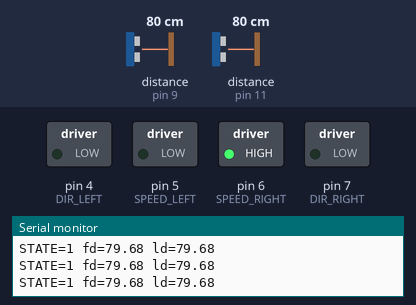
The sketch below on a simulated Arduino Uno, built with avr-gcc and run on an emulated ATmega328P. Parts: switched loads named in the sketch (green lamp = pin HIGH), the last lines printed to the serial monitor. Wiring (inferred from the names in the program): 2 × ultrasonic range finder: trigger pin 8, echo pin 9 / trigger pin 10, echo pin 11. Inputs (shaded band) come from the test bench; at power-on: distance to the obstacle (sensors on pin 11, pin 9) 80 cm. The echo pulse lasts 58.3 µs per cm; pins used as bus, display or sensor lines are not drawn.

Above: at 2.2 s.
2.3 s: distance to the obstacle (sensor on pin 11) set to 4 cm
At 3.1 s:
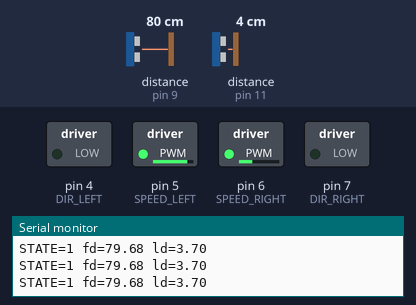
3.8 s: distance to the obstacle (sensor on pin 9) set to 4 cm
At 4.2 s:
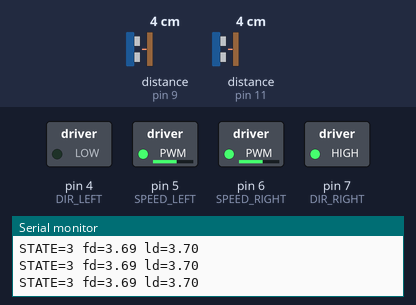
5.3 s: distance to the obstacle (sensor on pin 9) set to 18 cm
At 7.0 s:
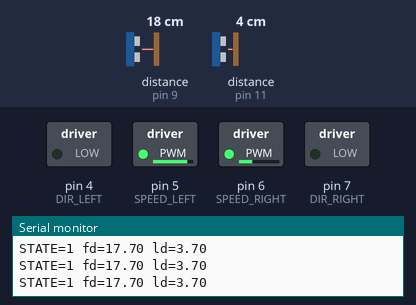
7.9 s: distance to the obstacle (sensor on pin 11) set to 9 cm
At 9.1 s:
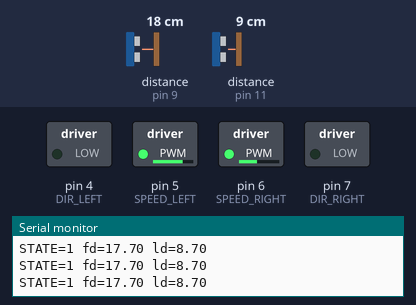
9.4 s: distance to the obstacle (sensor on pin 11) set to 18 cm
At 9.8 s:
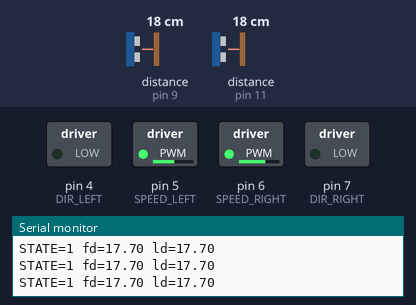
10.9 s: distance to the obstacle (sensor on pin 11) set to 35 cm
At 12.4 s:
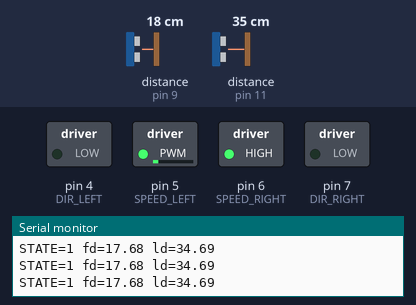
Timing chart, 0 to 13.4 s (numbered marks = the images above; inputs shaded):
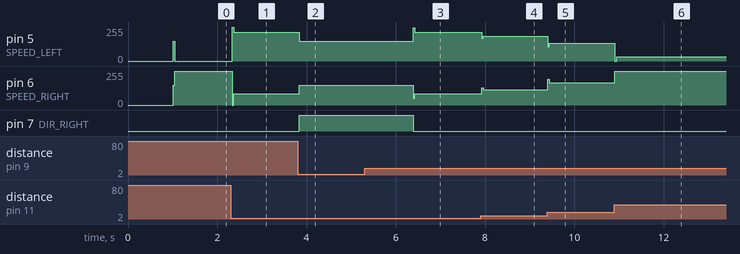

The sketch:

stateMachine.ino
```cpp
// ===================== ПИНЫ МОТОРОВ (MotorShield) =====================
#define SPEED_LEFT   5
#define SPEED_RIGHT  6
#define DIR_LEFT     4
#define DIR_RIGHT    7

#define FORWARD_LEFT   LOW
#define BACKWARD_LEFT  HIGH
#define FORWARD_RIGHT  LOW
#define BACKWARD_RIGHT HIGH

// ===================== ПИНЫ ДАТЧИКОВ (HC-SR04) =====================
// Передний датчик
#define TRIG_FRONT  8
#define ECHO_FRONT  9
// Левый датчик
#define TRIG_LEFT   10
#define ECHO_LEFT   11

// ===================== ПАРАМЕТРЫ ЛАБИРИНТА =====================
const float CD = 15.0;   // целевое расстояние до боковой стены, см
const float FD = 300.0;  // порог "впереди/слева свободно", см
const int   BASE_SPEED   = 150;  // базовая скорость движения
const int   ROTATE_SPEED = 150;  // скорость разворота на месте

const unsigned long TURN_90_MS = 1250;
const unsigned long CD_MS      = 500;

// ===================== PID для движения вдоль левой стены =====================
float Kp = 6.0;
float Ki = 0.0;
float Kd = 3.0;
float pid_integral = 0;
float pid_prev_err = 0;

// ===================== СОСТОЯНИЯ =====================
enum State { SEARCH_WALL, FORWARD, TURN_LEFT, ROTATE_RIGHT, STOP };
State state = SEARCH_WALL;

unsigned long state_timer = 0;   // момент входа в состояние с таймером

// ===================== УПРАВЛЕНИЕ МОТОРАМИ =====================
void move(bool left_dir, int left_speed, bool right_dir, int right_speed) {
  left_speed  = constrain(left_speed, 0, 255);
  right_speed = constrain(right_speed, 0, 255);
  digitalWrite(DIR_LEFT,  left_dir);
  digitalWrite(DIR_RIGHT, right_dir);
  analogWrite(SPEED_LEFT,  left_speed);
  analogWrite(SPEED_RIGHT, right_speed);
}

void forward(int speed) {
  move(FORWARD_LEFT, speed, FORWARD_RIGHT, speed);
}

void backward(int speed) {
  move(BACKWARD_LEFT, speed, BACKWARD_RIGHT, speed);
}

// корректирующее движение: correction > 0 -> уводит вправо (от левой стены)
void forward_corrected(int speed, int correction) {
  int left  = speed + correction;
  int right = speed - correction;
  move(FORWARD_LEFT, left, FORWARD_RIGHT, right);
}

void rotate_left(int speed) {
  move(BACKWARD_LEFT, speed, FORWARD_RIGHT, speed);
}

void rotate_right(int speed) {
  move(FORWARD_LEFT, speed, BACKWARD_RIGHT, speed);
}

void stop_motors() {
  move(FORWARD_LEFT, 0, FORWARD_RIGHT, 0);
}

// ===================== ЧТЕНИЕ ДАТЧИКОВ =====================
float readDistance(int trigPin, int echoPin) {
  digitalWrite(trigPin, LOW);
  delayMicroseconds(2);
  digitalWrite(trigPin, HIGH);
  delayMicroseconds(10);
  digitalWrite(trigPin, LOW);

  long duration = pulseIn(echoPin, HIGH, 25000);
  if (duration == 0) return FD;
  return duration * 0.0343 / 2.0; // см
}

// ===================== PID-КОРРЕКЦИЯ =====================
int computePID(float ld) {
  float error = ld - CD;          // > 0 -> мы далеко от стены -> надо ближе (влево)
  pid_integral += error;
  pid_integral = constrain(pid_integral, -50, 50);
  float derivative = error - pid_prev_err;
  pid_prev_err = error;

  float output = Kp * error + Ki * pid_integral + Kd * derivative;
  int correction = (int)(-output);
  return constrain(correction, -BASE_SPEED, BASE_SPEED);
}

// ===================== SETUP =====================
void setup() {
  Serial.begin(9600);

  pinMode(SPEED_LEFT, OUTPUT);
  pinMode(SPEED_RIGHT, OUTPUT);
  pinMode(DIR_LEFT, OUTPUT);
  pinMode(DIR_RIGHT, OUTPUT);

  pinMode(TRIG_FRONT, OUTPUT);
  pinMode(ECHO_FRONT, INPUT);
  pinMode(TRIG_LEFT, OUTPUT);
  pinMode(ECHO_LEFT, INPUT);

  stop_motors();
  delay(1000); // пауза перед стартом
}

void loop() {
  float fd = readDistance(TRIG_FRONT, ECHO_FRONT);
  float ld = readDistance(TRIG_LEFT,  ECHO_LEFT);

  Serial.print("STATE="); Serial.print(state);
  Serial.print(" fd=");   Serial.print(fd);
  Serial.print(" ld=");   Serial.println(ld);

  switch (state) {

    case SEARCH_WALL:
      // ищем левую стену: едем вперёд пока её нет
      forward(BASE_SPEED);
      if (ld <= FD) {
        state = FORWARD;
        pid_integral = 0;
        pid_prev_err = 0;
      }
      break;

    case FORWARD:
      if (ld > FD) {
        // слева открылся проход -> поворот налево
        state_timer = millis();
        state = TURN_LEFT;
      } else if (fd < CD) {
        // впереди стена, слева стена -> разворот вправо
        state_timer = millis();
        state = ROTATE_RIGHT;
      } else {
        // едем вперёд, держим дистанцию CD до левой стены
        int correction = computePID(ld);
        forward_corrected(BASE_SPEED, correction);
      }
      break;

    case TURN_LEFT:
      // сначала чуть проезжаем вперёд, затем крутим 90°
      if (millis() - state_timer < CD_MS) {
        forward(BASE_SPEED);
      } else if (millis() - state_timer < CD_MS + TURN_90_MS) {
        rotate_left(ROTATE_SPEED);
      } else {
        state = FORWARD;
        pid_integral = 0;
        pid_prev_err = 0;
      }
      break;

    case ROTATE_RIGHT:
      if (millis() - state_timer < TURN_90_MS) {
        rotate_right(ROTATE_SPEED);
      } else {
        state = FORWARD;
        pid_integral = 0;
        pid_prev_err = 0;
      }
      break;

    case STOP:
      stop_motors();
      break;
  }

  delay(30);
}
```

Measured:
- after the input at 2.3 s, pin 5 (SPEED_LEFT): 0/255 → 217/255 at once; pin 6 (SPEED_RIGHT): 255/255 → 83/255 at once
- after the input at 3.8 s, pin 5 (SPEED_LEFT): 217/255 → 150/255 at once; pin 6 (SPEED_RIGHT): 83/255 → 150/255 at once; pin 7 (DIR_RIGHT): LOW → HIGH at once
- after the input at 5.3 s, pin 5 (SPEED_LEFT): 150/255 → 217/255 after 1.1 s; pin 6 (SPEED_RIGHT): 150/255 → 83/255 after 1.1 s; pin 7 (DIR_RIGHT): HIGH → LOW after 1.1 s
- after the input at 7.9 s, pin 5 (SPEED_LEFT): 217/255 → 187/255 at once; pin 6 (SPEED_RIGHT): 83/255 → 113/255 at once
- after the input at 9.4 s, pin 5 (SPEED_LEFT): 187/255 → 134/255 at once; pin 6 (SPEED_RIGHT): 113/255 → 166/255 at once
- after the input at 10.9 s, pin 5 (SPEED_LEFT): 134/255 → 32/255 at once; pin 6 (SPEED_RIGHT): 166/255 → 255/255 at once
